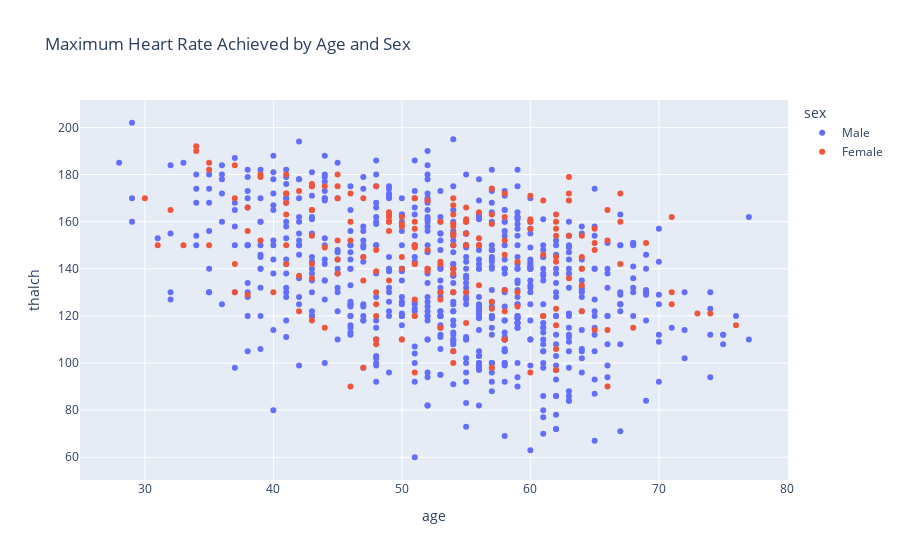

The cell this chart's notebook holds for it:
### Code cell
# can we the Scatter Plot to see the relationship between age and maximum heart rate achieved
# plotting the scatter chart
fig = px.scatter(df, x="age", y="thalch", color="sex", hover_data=['age', 'cp', 'num'], title="Maximum Heart Rate Achieved by Age and Sex") 
 
# showing the plot
fig.show()

### Figure 1 — Plotly figure (JSON) as saved in the notebook; plotly's stock layout.template omitted (floating-point values rounded to 4 significant figures; data arrays with more than 128 entries replaced by an {"elided": "..."} marker saying what was removed)
{"data": [{"customdata": {"elided": "726x2 mixed values"}, "hovertemplate": "sex=Male<br>age=%{x}<br>thalch=%{y}<br>cp=%{customdata[0]}<br>num=%{customdata[1]}<extra></extra>", "legendgroup": "Male", "marker": {"color": "#636efa", "symbol": "circle"}, "mode": "markers", "name": "Male", "orientation": "v", "showlegend": true, "type": "scatter", "x": {"elided": "726 int values"}, "xaxis": "x", "y": {"elided": "726 float values"}, "yaxis": "y"}, {"customdata": {"elided": "194x2 mixed values"}, "hovertemplate": "sex=Female<br>age=%{x}<br>thalch=%{y}<br>cp=%{customdata[0]}<br>num=%{customdata[1]}<extra></extra>", "legendgroup": "Female", "marker": {"color": "#EF553B", "symbol": "circle"}, "mode": "markers", "name": "Female", "orientation": "v", "showlegend": true, "type": "scatter", "x": {"elided": "194 int values"}, "xaxis": "x", "y": {"elided": "194 float values"}, "yaxis": "y"}], "layout": {"legend": {"title": {"text": "sex"}, "tracegroupgap": 0}, "title": {"text": "Maximum Heart Rate Achieved by Age and Sex"}, "xaxis": {"anchor": "y", "domain": [0, 1], "title": {"text": "age"}}, "yaxis": {"anchor": "x", "domain": [0, 1], "title": {"text": "thalch"}}}}
